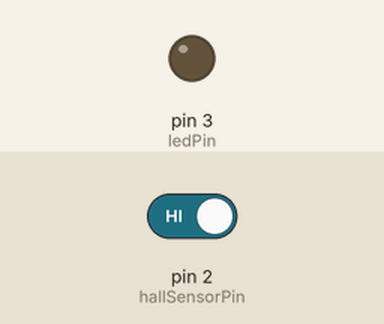
This sketch was run on a simulated Arduino Uno, built with avr-gcc and run on an emulated ATmega328P. Shown: output pins drawn as LEDs (lit = HIGH). The inputs (shaded band) are chosen by the test bench; at power-on: pin 2 (hallSensorPin) HIGH.

Above: at 1.2 s.
1.3 s: pin 2 (hallSensorPin) driven LOW
At 2.4 s:
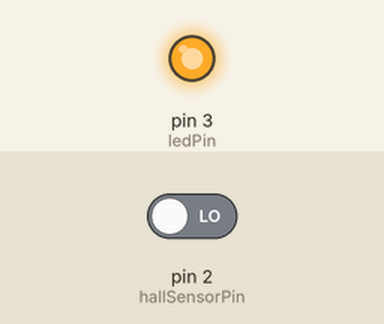
2.8 s: pin 2 (hallSensorPin) driven HIGH
At 3.6 s:
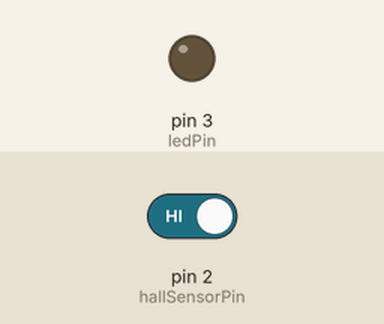
Timing chart, 0 to 5.8 s (numbered marks = the images above; inputs shaded):
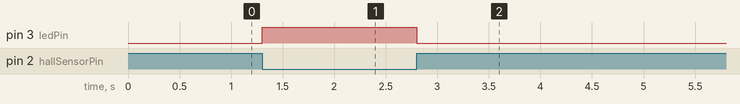

Measured:
- after the input at 1.3 s, pin 3 (ledPin): LOW → HIGH at once
- after the input at 2.8 s, pin 3 (ledPin): HIGH → LOW at once

The sketch:

HallEffect.ino
```cpp
   //////////////////////////////////////////////
  //        HALL EFFECT SENSOR DEMO           //
 //                                          //
//           http://www.educ8s.tv           //
/////////////////////////////////////////////

int hallSensorPin = 2;
int ledPin =  3;
int state = 0;

void setup() {
  pinMode(ledPin, OUTPUT);
  pinMode(hallSensorPin, INPUT);
}

void loop(){

  state = digitalRead(hallSensorPin);

  if (state == LOW) {
    digitalWrite(ledPin, HIGH);
  }
  else {
    digitalWrite(ledPin, LOW);
  }
}
```
